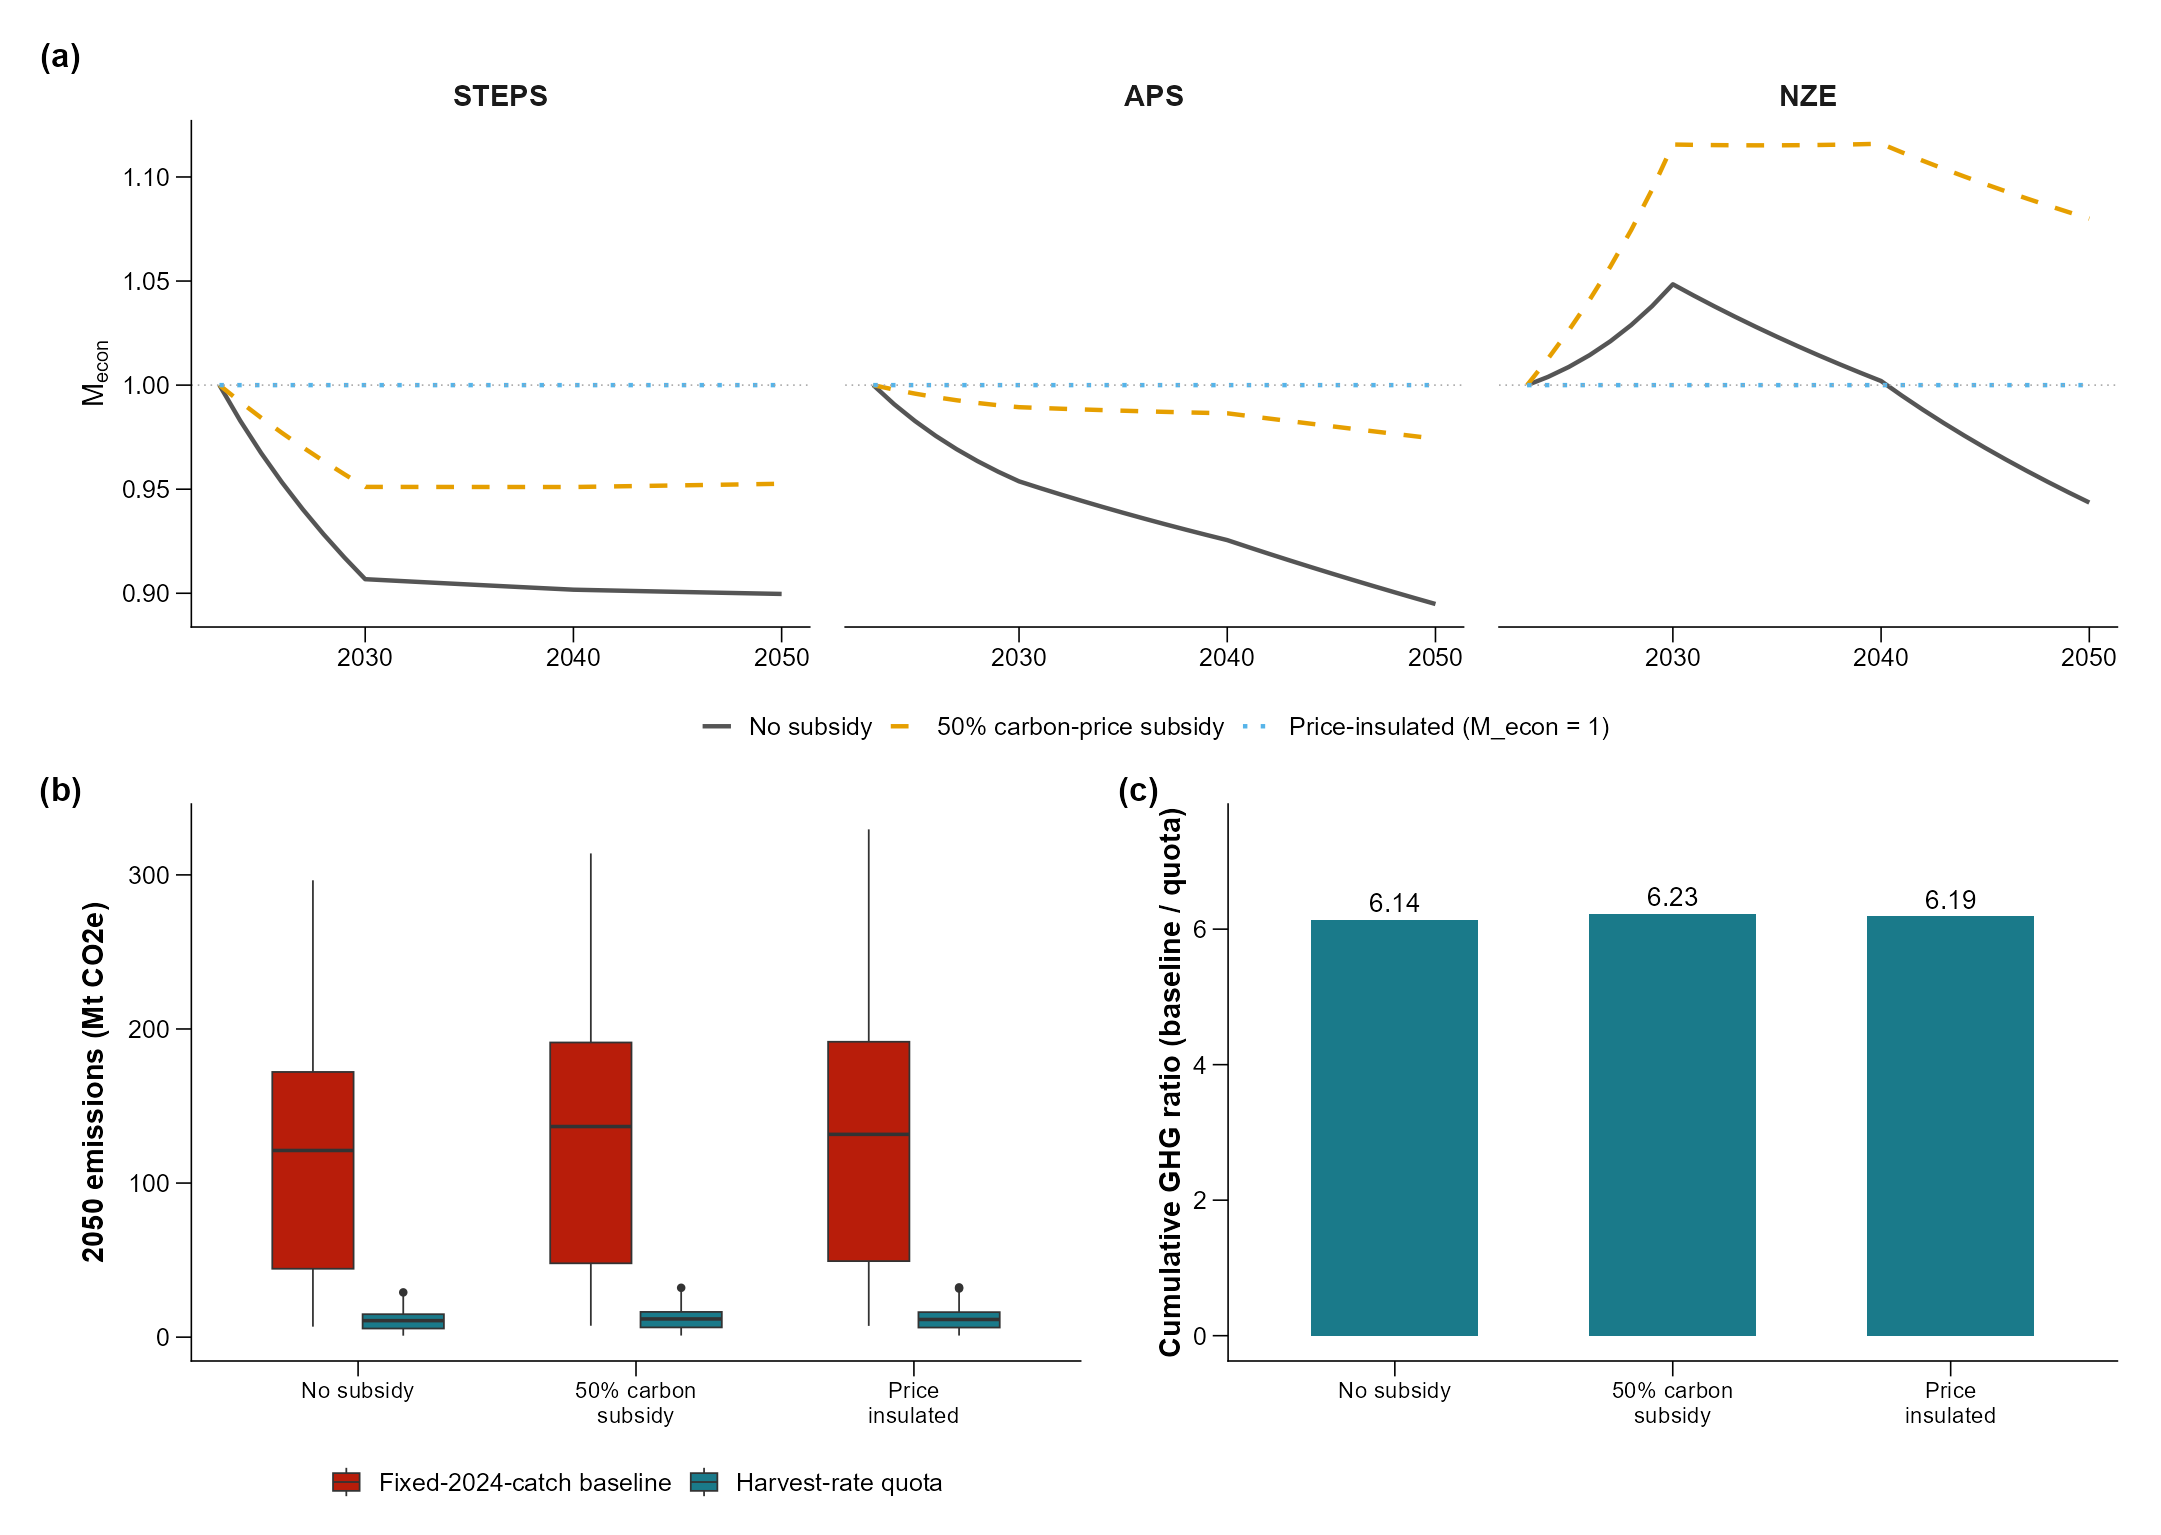

The script that saved this image:
# =============================================================================
# Extended Data Fig. 8 | Subsidy buffer: price-signal robustness (ED8 data)
# Data: scenario/output/fig5/ED10_Mecon_Series.csv, ED10_Subsidy_Buffer.csv
#       (builder in this folder)
# Output: Extended_Fig8_Subsidy_Buffer.{pdf,png}
# =============================================================================
suppressMessages({
library(ggplot2); library(dplyr); library(tidyr); library(patchwork); library(scales)
})
args <- commandArgs(trailingOnly = FALSE)
file_arg <- grep("^--file=", args, value = TRUE)
HERE <- normalizePath(dirname(sub("^--file=", "", file_arg)))
OUT <- file.path(HERE, "..", "..", "..", "scenario", "output", "fig5")

theme_pub <- theme_classic(base_size = 7, base_family = "Arial") + theme(
  plot.tag = element_text(face = "bold", size = 8),
  plot.tag.position = "topleft", plot.title = element_text(size = 7, face = "bold"),
  axis.title = element_text(size = 7, face = "bold"),
  axis.text = element_text(size = 6, colour = "black"),
  axis.line = element_line(linewidth = 0.18, colour = "black"),
  axis.ticks = element_line(linewidth = 0.18), axis.ticks.length = unit(1.3, "mm"),
  strip.background = element_blank(), strip.text = element_text(size = 7, face = "bold"),
  legend.title = element_text(size = 7, face = "bold"), legend.text = element_text(size = 6),
  legend.position = "bottom", legend.box = "vertical", legend.key.size = unit(3, "mm"),
  legend.spacing = unit(2, "pt"), legend.margin = margin(2, 0, 0, 0),
  panel.grid.major = element_blank(), panel.grid.minor = element_blank(),
  panel.spacing = unit(3, "mm"), plot.margin = margin(4, 5, 3, 4, "pt"))

save_png_pdf <- function(p, name, w = 183, h = 85) {
  ggsave(file.path(HERE, paste0(name, ".pdf")), p, width = w, height = h, units = "mm",
         device = cairo_pdf, bg = "white")
  ggsave(file.path(HERE, paste0(name, ".png")), p, width = w, height = h, units = "mm",
         dpi = 300, bg = "white")
  ggsave(file.path(HERE, paste0(name, ".tiff")), p, width = w, height = h,
         units = "mm", dpi = 900, compression = "lzw", bg = "white")
  cat("saved", name, "\n")
}

cb <- c("base" = "#555555", "sb0.5" = "#E69F00", "sb1.0" = "#56B4E9",
        "BAU" = "#B81D0A", "Quota" = "#1A7A8A")

# ---- subsidy buffer panels ----
ms <- read.csv(file.path(OUT, "ED10_Mecon_Series.csv"))
msl <- ms %>% select(WEO, Year, base, sb0_5, sb1_0) %>%
  pivot_longer(c(base, sb0_5, sb1_0), names_to = "Subsidy", values_to = "M_econ")
msl$Subsidy <- factor(msl$Subsidy, levels = c("base", "sb0_5", "sb1_0"),
                      labels = c("No subsidy", "50% carbon-price subsidy", "Price-insulated (M_econ = 1)"))
msl$WEO <- factor(msl$WEO, levels = c("STEPS", "APS", "NZE"))

p8a <- ggplot(msl, aes(Year, M_econ, colour = Subsidy, linetype = Subsidy)) +
  geom_line(linewidth = 0.5) +
  facet_wrap(~ WEO, ncol = 3) +
  geom_hline(yintercept = 1, colour = "grey65", linewidth = 0.18, linetype = "dotted") +
  scale_colour_manual(values = c("No subsidy" = "#555555", "50% carbon-price subsidy" = "#E69F00", "Price-insulated (M_econ = 1)" = "#56B4E9"), name = NULL) +
  scale_linetype_manual(values = c("solid", "dashed", "dotted"), name = NULL) +
  labs(tag = "(a)", x = NULL, y = expression(M[econ])) +
  theme_pub + theme(legend.position = "bottom", legend.direction = "horizontal")

sub <- read.csv(file.path(OUT, "ED10_Subsidy_Buffer.csv"))
s50 <- sub %>% select(BAU_ID, WEO, Year, E_BAU_sb0_5, E_Quota_sb0_5) %>% rename(BAU = E_BAU_sb0_5, Quota = E_Quota_sb0_5) %>%
  mutate(Subsidy = "50% carbon-price subsidy")
s10 <- sub %>% select(BAU_ID, WEO, Year, E_BAU_sb1_0, E_Quota_sb1_0) %>% rename(BAU = E_BAU_sb1_0, Quota = E_Quota_sb1_0) %>%
  mutate(Subsidy = "Price-insulated (M_econ = 1)")
s00 <- sub %>% select(BAU_ID, WEO, Year, E_BAU, E_Quota) %>%
  rename(BAU = E_BAU, Quota = E_Quota) %>% mutate(Subsidy = "No subsidy")
y50 <- bind_rows(s00, s50, s10) %>%
  pivot_longer(c(BAU, Quota), names_to = "Arm", values_to = "GHG_Mt") %>%
  filter(Year == 2050)
y50$Subsidy <- factor(y50$Subsidy, levels = c("No subsidy", "50% carbon-price subsidy", "Price-insulated (M_econ = 1)"))

p8b <- ggplot(y50, aes(Subsidy, GHG_Mt, fill = Arm)) +
  geom_boxplot(outlier.size = 0.3, linewidth = 0.2, width = 0.65) +
  scale_fill_manual(values = cb[c("BAU", "Quota")], labels = c(BAU = "Fixed-2024-catch baseline", Quota = "Harvest-rate quota"), name = NULL) +
  labs(tag = "(b)", x = NULL, y = "2050 emissions (Mt CO2e)") +
  theme_pub + theme(axis.text.x = element_text(size = 5.5)) +
  scale_x_discrete(labels = c("No subsidy" = "No subsidy", "50% carbon-price subsidy" = "50% carbon\nsubsidy", "Price-insulated (M_econ = 1)" = "Price\ninsulated"))

cum <- sub %>% group_by(BAU_ID, WEO) %>%
  summarise(C = sum(E_BAU), Q = sum(E_Quota),
            C5 = sum(E_BAU_sb0_5), Q5 = sum(E_Quota_sb0_5),
            C1 = sum(E_BAU_sb1_0), Q1 = sum(E_Quota_sb1_0), .groups = "drop") %>%
  summarise(no = median(C / Q), sb05 = median(C5 / Q5), sb10 = median(C1 / Q1)) %>%
  pivot_longer(everything(), names_to = "Subsidy", values_to = "C_over_F")
cum$Subsidy <- factor(cum$Subsidy, levels = c("no", "sb05", "sb10"),
                      labels = c("No subsidy", "50% carbon-price subsidy", "Price-insulated"))
p8c <- ggplot(cum, aes(Subsidy, C_over_F)) +
  geom_col(fill = "#1A7A8A", width = 0.6) +
  geom_text(aes(label = sprintf("%.2f", C_over_F)), vjust = -0.4, size = 2.2) +
  coord_cartesian(ylim = c(0, max(cum$C_over_F) * 1.2)) +
  labs(tag = "(c)", x = NULL, y = "Cumulative GHG ratio (baseline / quota)") +
  theme_pub + theme(axis.text.x = element_text(size = 5.5)) +
  scale_x_discrete(labels = c("No subsidy"="No subsidy", "50% carbon-price subsidy"="50% carbon\nsubsidy", "Price-insulated"="Price\ninsulated"))

save_png_pdf((p8a / (p8b | p8c)) + plot_layout(heights = c(1, 1.1)),
             "Extended_Fig8_Subsidy_Buffer", w = 183, h = 130)

# Full plotted source data; no subset is silently discarded.
write.csv(msl, file.path(HERE, "Extended_Fig8_PanelA_Render_Data.csv"), row.names = FALSE)
write.csv(y50, file.path(HERE, "Extended_Fig8_PanelB_Render_Data.csv"), row.names = FALSE)
write.csv(cum, file.path(HERE, "Extended_Fig8_PanelC_Render_Data.csv"), row.names = FALSE)
stopifnot(!anyNA(y50$GHG_Mt), nrow(y50) == 81 * 3 * 2)
